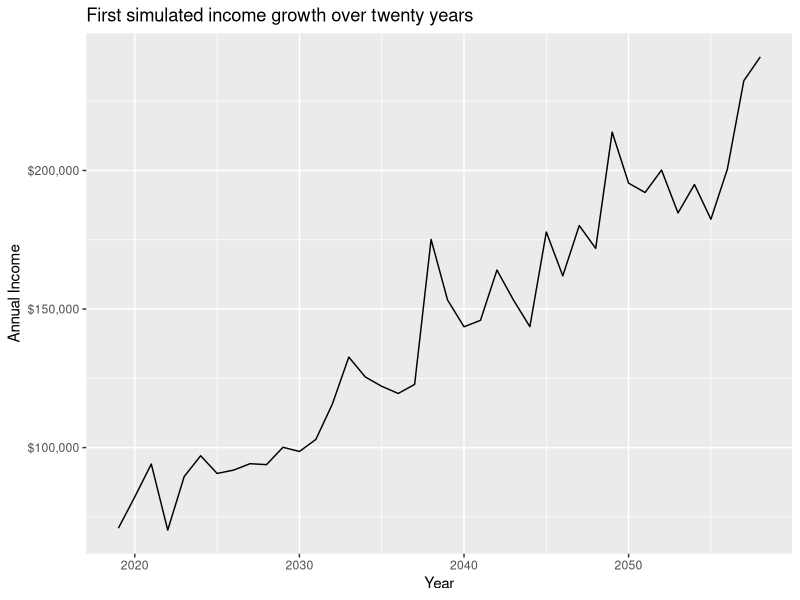
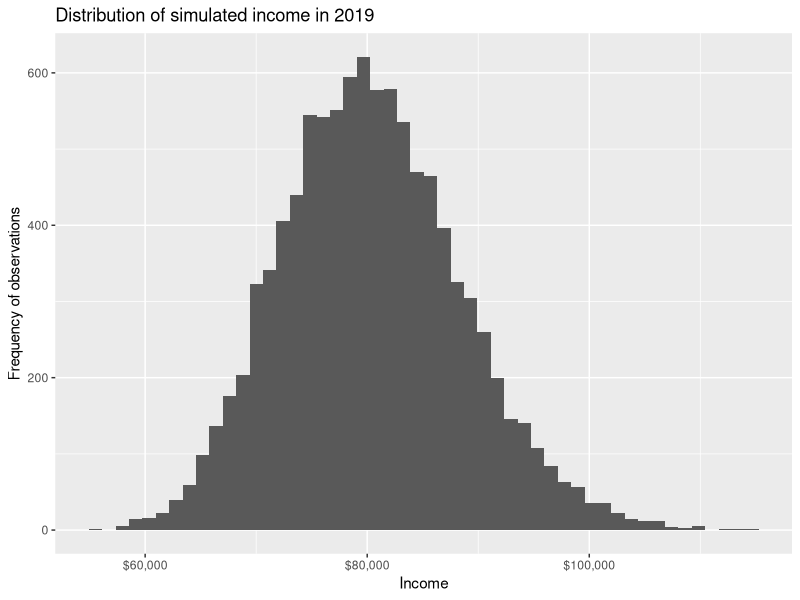

Reproduce these figures in R, in order. (Note: this script raises an error after producing the figures.)
## ---- chunk 1
knitr::opts_chunk$set(echo = TRUE)
library(tidyverse)
set.seed(1234)
## ---- chunk 2

##Creating function for income in a given year
incomeYear <- function(incomeYear0, p, g, year0 = 2019, std, years){

  #Creating Errors
  errorSet <- rnorm(years, mean = 0, sd = std)

  #Creating Vector for annual income
  annualIncomeLog <- vector("numeric", years)
  
  #Loop with equations
  for(year in seq_len(years)){
    if (year ==1){
      annualIncomeLog[[year]]<- log(incomeYear0) + errorSet[[year]]
    }else {
      annualIncomeLog[[year]] <- (1-p) * (log(incomeYear0) + g * (year-1)) + p *      annualIncomeLog[[year-1]]+ errorSet[[year]]
    }
  }
#Turning vectors into data frames
data_frame(income = exp(annualIncomeLog), year = 2019 + seq_len(years) - 1)
}

#Generating 40 incomes 10,000 times
n_sims <- 10000
years <- 40

simulatedIncome <- n_sims %>%
  rerun(
    incomeYear(incomeYear0 = 80000, p = .2, g = .03, years = years, std = .1)) %>%
    bind_rows(.id = "id") %>%
    select(id, year, income)

#Plotting first Income Trajectory
simulatedIncome %>%
  filter(id ==1) %>%
  ggplot(aes(year, income)) +
  geom_line() +
    labs(title = "First simulated income growth over twenty years",
       x = "Year", 
       y = "Annual Income") +
  scale_y_continuous(labels = scales::dollar)

## ---- chunk 3

# Histogram of initial income for all simulations 
simulatedIncome %>%
  filter(year == 2019) %>%
  ggplot(aes(income)) +
  geom_histogram(bins = 50) +
  scale_x_continuous(labels = scales::dollar) +
  labs(title = "Distribution of simulated income in 2019",
       x = "Income",
       y = "Frequency of observations")


# Percent of class earning greater than 100,000 in first year
simulatedIncome %>%
  filter(year == 2019) %>%
  mutate(above100k = income > 100000) %>%
  summarize(numAbove = sum(above100k),
            num = n(),
            numAbovePct = numAbove / num)

# Percent of class earning less than 70,000 in first year
simulatedIncome %>%
  filter(year == 2019) %>%
  mutate(below70k = income < 70000) %>%
  summarize(numBelow = sum(below_70k),
            num = n(),
            nBelowPct = numBelow / num)
  
## ---- chunk 4
#Recreating Function from part 1 but with added debt calculation
incomeDebt <- function(incomeYear0, p, g, year0 = 2019, std, years, debtPct, debt0){
  
  #Creating Errors
  errorSet <- rnorm(years, mean = 0, sd = std)

  #Creating Vector for annual income
  annualIncomeLog <- vector("numeric", years)
  debt <- vector("numeric", years)
  
  #Loop for creating income
  for(year in seq_len(years)){
    if (year ==1){
      annualIncomeLog[[year]]<- log(incomeYear0) + errorSet[[year]]
    }else {
      annualIncomeLog[[year]] <- (1-p) * (log(incomeYear0) + g * (year-1)) + p *      annualIncomeLog[[year-1]]+ errorSet[[year]]
    }
  }

  #Loop for creating debt column
  for(year in seq_len(years)){
    if (year ==1){
      debt[[year]]<- debt0 - debtPct*exp(annualIncomeLog[[year]])
    }else {
      if(debt[[year-1]]>0){
        debt[[year]]<- debt[[year-1]] - debtPct*exp(annualIncomeLog[[year]])
      }else{
        debt[[year]]<-0
      }
    }
  }
  
  #Turning vectors into data frames
  data_frame(income = exp(annualIncomeLog), year = 2019 + seq_len(years) - 1, debt = debt)
}

#Generating 40 incomes 10,000 times
n_sims <- 10000
years <- 40

simulatedDebt <- n_sims %>%
  rerun(
    incomeDebt(incomeYear0 = 80000, 
               p = .2, 
               g = .03, 
               years = years, 
               std = .1, 
               debtPct=.1, 
               debt0=95000)
    ) %>%
    bind_rows(.id = "id") %>%
    select(id, year, income, debt)

#Histogram of Year debt paid in full
simulatedDebt %>%
  filter(debt < 0) %>%
  ggplot(aes(year)) +
  geom_histogram(bins=3) +
  labs(title = "Year of Debt Paid in Full",
       x = "Year",
       y = "Frequency of Observations")

#Getting percentage of simulations within ten years
simulatedDebt %>%
  filter(debt < 0) %>%
  mutate(within_10 = year==2028) %>%
  summarize(debt_within = sum(within_10),
            n = n(),
            debt_within_pct = debt_within /n)  


## ---- chunk 5

#Running simulation with new parameters
simulatedDebtChange <- n_sims %>%
  rerun(
    incomeDebt(incomeYear0 = 85000, 
               p = .2, 
               g = .03, 
               years = years, 
               std = .15, 
               debtPct=.1, 
               debt0=95000)
    ) %>%
    bind_rows(.id = "id") %>%
    select(id, year, income, debt)

#Getting percentage of simulations within ten years
simulatedDebtChange %>%
  filter(debt < 0) %>%
  mutate(within_10 = year==2028) %>%
  summarize(debt_within = sum(within_10),
            n = n(),
            debt_within_pct = debt_within /n)  

